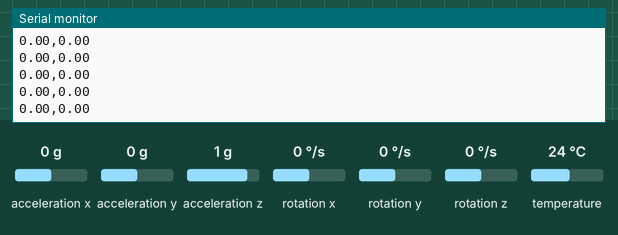
This sketch was run on a simulated ESP32. On the bench: the last lines printed to the serial monitor. The test bench sets the inputs (shaded band); at power-on: acceleration x 0 g, acceleration y 0 g, acceleration z 1 g, rotation x 0 °/s, rotation y 0 °/s, rotation z 0 °/s, temperature 24 °C.

Above: at 1.2 s.
1.3 s: acceleration x set to -1.4 g
At 2.0 s:
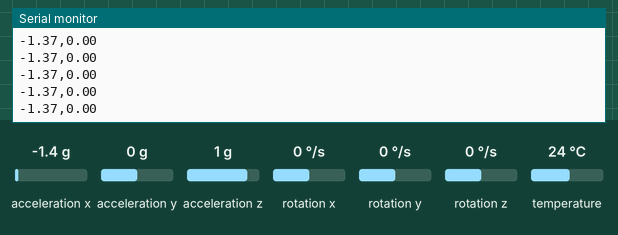
2.8 s: acceleration y set to -1.4 g
At 3.8 s:
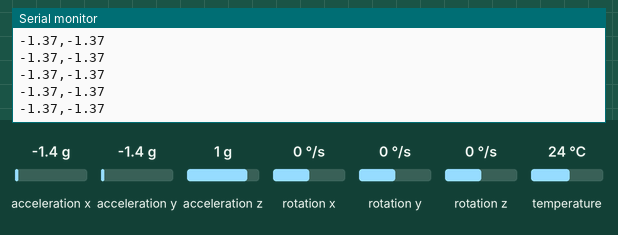
4.3 s: acceleration x set to -0.8 g
At 4.9 s:
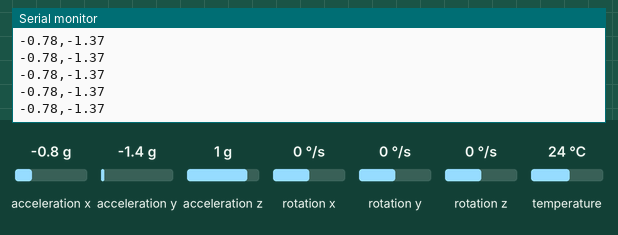
Timing chart, 0 to 7.3 s (numbered marks = the images above; inputs shaded):
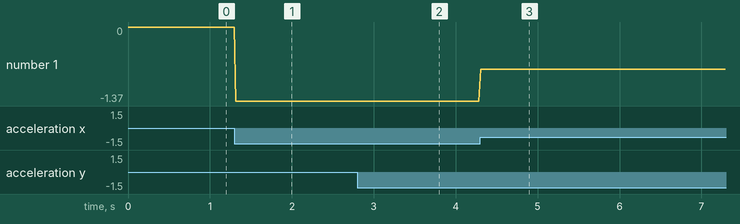

Measured:
- after the input at 1.3 s, the serial monitor: prints a new line at once (image 1)
- after the input at 2.8 s, the serial monitor: prints a new line at once (image 2)
- after the input at 4.3 s, the serial monitor: prints a new line at once (image 3)
- plotted number 1: 0 → -1.37 after the input at 1.3 s, -1.37 → -0.78 after the input at 4.3 s

The sketch:

Coba_Gyro.ino
```cpp
// // void setup() {
// //   Serial.begin(115200);
// //   // Contoh: Pakai Pin Analog (Potensiometer) atau MPU6050
// // }

// // void loop() {
// //   // Simulasi pembacaan sensor (Ganti dengan pembacaan sensor aslimu)
// //   int xVal = analogRead(34); // Contoh pin analog
// //   int zVal = analogRead(35);

// //   // Map nilai sensor (0-4095) ke range Unity (-1 sampai 1)
// //   float moveX = (xVal - 2048) / 2048.0;
// //   float moveZ = (zVal - 2048) / 2048.0;

// //   // Kirim data format: "0.50,-0.20"
// //   Serial.print(moveX);
// //   Serial.print(",");
// //   Serial.println(moveZ);

// //   delay(20); // Biar nggak nyepam serial port terlalu kenceng
// // }

// #include <Wire.h>
// #include <Adafruit_MPU6050.h>
// #include <Adafruit_Sensor.h>

// #define SDA_PIN 21
// #define SCL_PIN 22
// #define MPU_ADDR 0x68   // Jika AD0 ke VCC, ganti menjadi 0x69

// Adafruit_MPU6050 mpu;

// void setup() {
//   Serial.begin(115200);
//   delay(1000);

//   Serial.println();
//   Serial.println("Mulai membaca MPU6050 dengan ESP32...");

//   // Inisialisasi I2C ESP32
//   Wire.begin(SDA_PIN, SCL_PIN);
//   Wire.setClock(400000); // 400 kHz, bisa diganti 100000 jika tidak stabil

//   // Inisialisasi MPU6050
//   if (!mpu.begin(MPU_ADDR, &Wire)) {
//     Serial.println("MPU6050 tidak terdeteksi!");
//     Serial.println("Cek wiring: VCC, GND, SDA=GPIO21, SCL=GPIO22.");
//     Serial.println("Jika AD0 ke VCC, ubah MPU_ADDR menjadi 0x69.");
//     while (1) {
//       delay(100);
//     }
//   }

//   Serial.println("MPU6050 terdeteksi.");

//   // Konfigurasi range sensor
//   mpu.setAccelerometerRange(MPU6050_RANGE_8_G);
//   mpu.setGyroRange(MPU6050_RANGE_500_DEG);
//   mpu.setFilterBandwidth(MPU6050_BAND_21_HZ);

//   Serial.println("Konfigurasi selesai.");
//   Serial.println("------------------------------------");
//   delay(500);
// }

// void loop() {
//   sensors_event_t accel;
//   sensors_event_t gyro;
//   sensors_event_t temp;

//   // Ambil data sensor
//   mpu.getEvent(&accel, &gyro, &temp);

//   // Accelerometer dalam m/s^2
//   Serial.print("Accel X: ");
//   Serial.print(accel.acceleration.x);
//   Serial.print(" m/s^2, Y: ");
//   Serial.print(accel.acceleration.y);
//   Serial.print(" m/s^2, Z: ");
//   Serial.print(accel.acceleration.z);
//   Serial.println(" m/s^2");

//   // Gyroscope dari library dalam rad/s
//   // Dikonversi ke derajat/s agar lebih mudah dibaca
//   Serial.print("Gyro  X: ");
//   Serial.print(gyro.gyro.x * 180.0 / PI);
//   Serial.print(" deg/s, Y: ");
//   Serial.print(gyro.gyro.y * 180.0 / PI);
//   Serial.print(" deg/s, Z: ");
//   Serial.print(gyro.gyro.z * 180.0 / PI);
//   Serial.println(" deg/s");

//   // Suhu internal sensor
//   Serial.print("Temp  : ");
//   Serial.print(temp.temperature);
//   Serial.println(" C");

//   Serial.println("------------------------------------");
//   delay(500);
// }

#include <Wire.h>
#include <Adafruit_MPU6050.h>
#include <Adafruit_Sensor.h>

#define SDA_PIN 21
#define SCL_PIN 22
#define MPU_ADDR 0x68

Adafruit_MPU6050 mpu;

void setup() {
  Serial.begin(115200);

  // Inisialisasi I2C
  Wire.begin(SDA_PIN, SCL_PIN);

  if (!mpu.begin(MPU_ADDR, &Wire)) {
    // Jika gagal, tetap kirim pesan agar kelihatan di Console Unity
    while (1) {
      Serial.println("0,0");
      delay(1000);
    }
  }

  // Setting biar gerakan bola smooth (tidak terlalu liar)
  mpu.setAccelerometerRange(MPU6050_RANGE_2_G);
  mpu.setFilterBandwidth(MPU6050_BAND_21_HZ);
}

void loop() {
  sensors_event_t accel;
  sensors_event_t gyro;
  sensors_event_t temp;
  mpu.getEvent(&accel, &gyro, &temp);

  // MPU6050 outputnya m/s^2 (sekitar -9.8 sampai 9.8)
  // Kita bagi 10 agar range-nya mendekati -1 sampai 1 (standar input Unity)
  float moveX = accel.acceleration.x / 10.0f;
  float moveZ = accel.acceleration.y / 10.0f;

  // KIRIM HANYA ANGKA: "nilaiX,nilaiZ"
  Serial.print(moveX);
  Serial.print(",");
  Serial.println(moveZ);

  delay(20); // 50 FPS, biar bola nggak patah-patah
}
```
